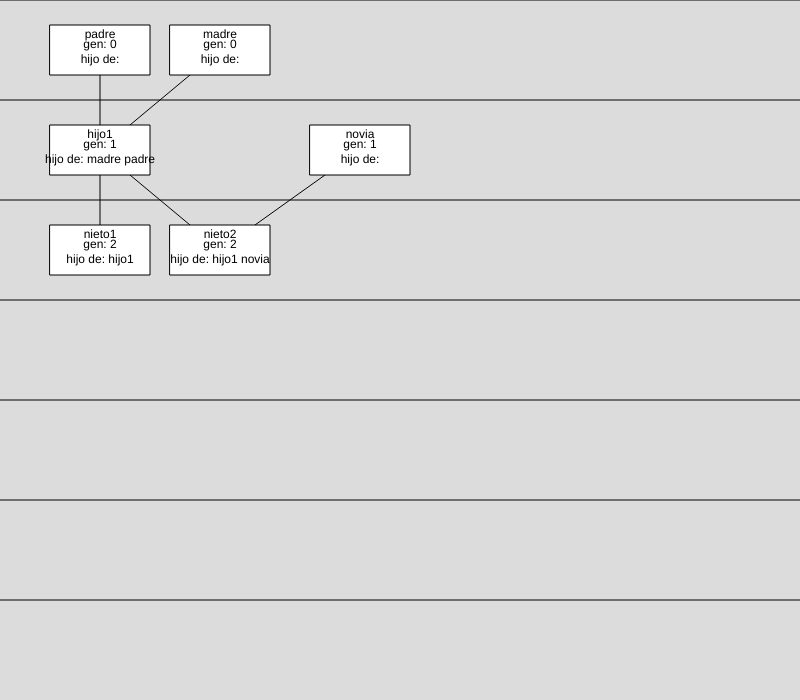
Frame 1 (no input)
Frame 60 (no input): identical to frame 1, image omitted
Frame 120 (the mouse pressed at the canvas centre since frame 60): identical to frame 1, image omitted

The p5.js sketch that drew this single still picture (run headless with seeded random() and noise() and a simulated clock; from frame 60 on, the mouse is pressed at the canvas centre):

// p5.js sketch
// ── sketch.js
let levels
function setup() {
  createCanvas(800, 700);
  rectMode(CENTER)
  textAlign(CENTER, CENTER)
  levels = []
  let dad = new nodo(100, 50, "padre", 0, levels)
  let mom = new nodo(220, 50, "madre", 0, levels)
  mom.addChild(100, "hijo1")
  let bride=new nodo(360,150,"novia",1,levels)
  levels[1][0].addParent(dad)
  levels[1][0].addChild(100,"nieto1")
  levels[1][0].addChild(220,"nieto2")
  levels[2][1].addParent(bride)
}

function draw() {
  background(220)
  for (let i = 0; i < 7; i++) {
    line(0, i * 100, 800, i * 100)
  }
  showAll()

}
function showAll() {
  for (let i = 0; i < levels.length; i++) {
    for (let j = 0; j < levels[i].length; j++) {
      let current = levels[i][j]
      for (let k = 0; k < current.children.length; k++) {
        let offspring = current.children[k]
        line(current.x, current.y, offspring.x, offspring.y)
      }
      rect(current.x, current.y, 100, 50)
      text(current.text, current.x, current.y - 15)
      text("gen: " + current.generation, current.x, current.y - 5)
      text("hijo de:" + current.getParent(), current.x, current.y + 10)
    }
  }
}
function levelInspect() {
  for (let i = 0; i < levels.length; i++) {
    let row = ""
    for (let j = 0; j < levels[i].length; j++) {
      row += "; " + levels[i][j].text + " hijo de: " + levels[i][j].getParent()
    }
    console.log(row)
  }
}
class nodo {
  constructor(x, y, text, generation, levels) {
    this.x = x
    this.y = y
    this.text = text
    this.children = []
    this.parents = []
    this.generation = generation
    this.levels = levels
    if (this.levels.length > this.generation) {
      this.levels[this.generation].push(this)
    }
    if (this.levels.length <= this.generation) {
      let newLevel = []
      newLevel.push(this)
      this.levels.push(newLevel)
    }
  }
  showUp() {
    for (let i = 0; i < this.parents.length; i++) {
      line(this.x, this.y, this.parents[i].x, this.parents[i].y)
      this.parents[i].showUp()
    }
    rect(this.x, this.y, 100, 50)
    text(this.text, this.x, this.y - 15)
    text("gen: " + this.generation, this.x, this.y - 5)
    text("hijo de:" + this.getParent(), this.x, this.y + 10)

  }
  showDown() {
    for (let i = 0; i < this.children.length; i++) {
      line(this.x, this.y, this.children[i].x, this.children[i].y)
      this.children[i].showDown()
    }
    rect(this.x, this.y, 100, 50)
    text(this.text, this.x, this.y - 15)
    text("gen: " + this.generation, this.x, this.y - 5)
    text("hijo de:" + this.getParent(), this.x, this.y + 10)
  }
  addChild(x, text) {
    let son = new nodo(x, this.y + 100, text, this.generation + 1, this.levels)
    son.parents.push(this)
    this.children.push(son)
  }
  addParent(parent) {
    parent.children.push(this)
    this.parents.push(parent)
  }
  getParent() {
    let name = ""
    for (let i = 0; i < this.parents.length; i++) {
      name += " " + this.parents[i].text
    }
    return name
  }

}
// ── style.css

  body {
    display: flex;
    justify-content: center;
    align-items: center;
  }
  
  html{
    background-color: rgb(21, 243, 187);
  }
